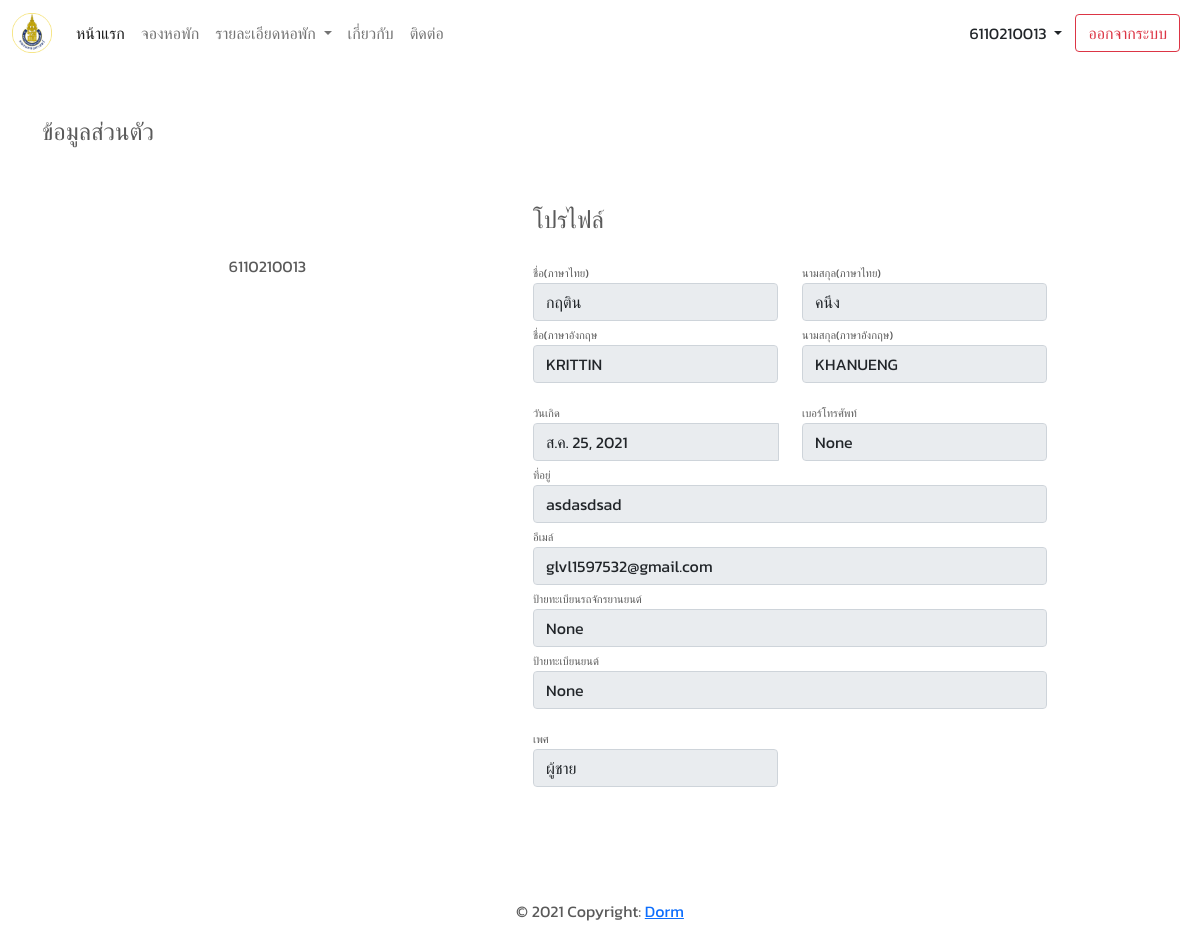
Before: /account/profile/ (signed in) with the older database file.
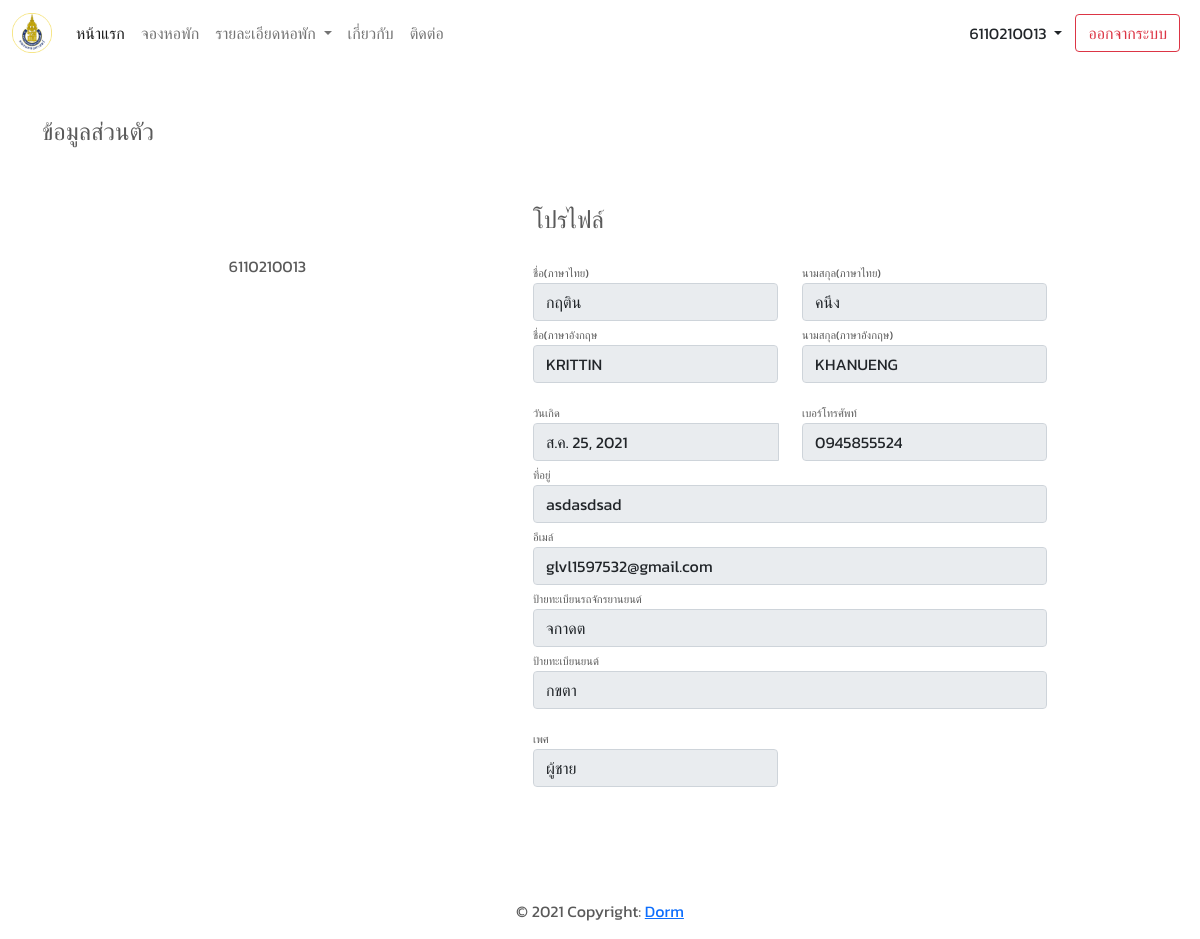
After: the same page with the newer database file.
### account/models.py (models this page shows, shortened)
class Account(models.Model):
    user = models.OneToOneField(
        User, on_delete=models.CASCADE, related_name='account')
    first_name_en = models.CharField(
        verbose_name="ชื่อภาษาอังกฤษ", max_length=100, null=True)
    last_name_en = models.CharField(
        verbose_name="นามสกุลภาษาอังกฤษ", max_length=100, null=True)
    birthday = models.DateField(verbose_name="วันเกิด", null=True)
    address = models.CharField(
        verbose_name="ที่อยู่", max_length=200, null=True)
    phone_number = models.CharField(
        verbose_name='เบอร์โทรศัพท์', max_length=10, null=True, blank=True)
    bank_account_number = models.CharField(
        verbose_name='บัญชีธนาคาร', max_length=20, null=True, blank=True)
    bank_account = models.CharField(
        verbose_name="ธนาคาร", max_length=30, null=True, blank=True)
    bill_number = models.CharField(
        verbose_name="เลขที่บิล", max_length=30, null=True, blank=True)
    motorcycle_registration = models.CharField(verbose_name="ป้ายทะเบียนรถจักรยานยนต์", max_length=15, null=True,
                                               blank=True)
    car_registration = models.CharField(
        verbose_name="ป้ายทะเบียนยนต์", max_length=15, null=True, blank=True)
    gender = models.CharField(verbose_name='เพศ', max_length=7, choices=[('ผู้ชาย', 'ผู้ชาย'), ('ผู้หญิง', 'ผู้หญิง')],
                              null=True,
                              blank=True)
    image_profile = models.ImageField(
        upload_to=path_and_rename, blank=True, null=True)
    image_bill = models.ImageField(
        upload_to=path_upload_bill, blank=True, null=True)
    current_state = models.CharField(verbose_name='สถานะ', max_length=14,
                                     choices=[
                                         ('ไม่มีสิทธิ์จอง', 'ไม่มีสิทธิ์จอง'), ('มีสิทธิ์จอง', 'มีสิทธิ์จอง')],
                                     default='ไม่มีสิทธิ์จอง')
    is_booking_state = models.BooleanField(
        verbose_name="สถานะการจอง", default=False)
    created_at = models.DateTimeField(auto_now_add=True)
    updated_at = models.DateTimeField(auto_now=True)

### account/views.py (the view)
# urls.py: path('profile/', views.ProfileView.as_view(), name='profile'),
class ProfileView(Login_by_PSUPASSPORTView, View):
    def get(self, request):
        account = get_user_account(self, request)
        return render(request, 'account/profile.html', {'account': account})

### account/views.py (called while the page is built)
def get_user_account(self, request):
    user = request.user
    return user.account

### main/context_processors.py (called while the page is built)
def all_dormitory(self):
    dorms = Dormitory.objects.all().values("name")
    return dict(dorms=dorms)

### account/templates/account/profile.html (shortened to what the changed rows need)
{% extends 'base.html' %}
{% load static %}
{%block css_style%}
<link rel="stylesheet" href="{% static "css/profile.css" %}">
{%endblock %}
{% block content %}
{% if account %}
<div class="container rounded bg-white mt-5 mb-5 justify-content-center">
    <fieldset disabled>
        <legend>ข้อมูลส่วนตัว</legend>
        <div class="row">
            <div class="col-md-5 border-right">
                <div class="d-flex flex-column align-items-center text-center p-3 py-5">
                    <span class="font-weight-bold">{{request.user.username}}</span>
                </div>
            </div>
            <div class="col-md-6 border-right">
                <div class="p-3 py-5">
                    <div class="d-flex justify-content-between align-items-center mb-3">
                        <h4 class="text-right">โปรไฟล์</h4>
                    </div>
                    <div class="row mt-2">
                        <div class="col-md-6"><label class="labels">ชื่อ(ภาษาไทย)</label><input type="text"
                                class="form-control" placeholder="first name" value="{{request.user.first_name}}"
                                id="first_name_th"></div>
                        <div class="col-md-6"><label class="labels">นามสกุล(ภาษาไทย)</label><input type="text"
                                class="form-control" value="{{request.user.last_name}}" placeholder="surname"
                                id="last_name_th"></div>
                        <div class="col-md-6"><label class="labels">ชื่อ(ภาษาอังกฤษ</label><input type="text"
                                class="form-control" placeholder="first name" value="{{account.first_name_en | upper}}"
                                id="first_name_en"></div>
                        <div class="col-md-6"><label class="labels">นามสกุล(ภาษาอังกฤษ)</label><input type="text"
                                class="form-control" value="{{account.last_name_en |upper}}" placeholder="surname"
                                id="last_name_en"></div>
                    </div>
                    <div class="row mt-3">
                        <div class="col-md-6">
                            <label class="labels">วันเกิด</label>
                            <div class="input-group date" id="datepicker">
                                <input type="text" class="form-control" placeholder="dd/mm/yyyy"
                                    value="{{account.birthday}}" id="birth_date">
                            </div>
                        </div>
                        <div class="col-md-6">
                            <label class="labels">เบอร์โทรศัพท์</label>
                            <input type="text" class="form-control" placeholder="เบอร์โทรศัพท์"
                                value="{{account.phone_number}}" id="phone_number">
                        </div>
                        <div class="col-md-12"><label class="labels">ที่อยู่</label><input type="text"
                                class="form-control" placeholder="enter address line" value="{{account.address}}"
                                id="address"></div>
                        <div class="col-md-12"><label class="labels">อีเมล์</label><input type="text"
                                class="form-control" placeholder="enter email" value="{{request.user.email}}"
                                id="email"></div>
                        <div class="col-md-12"><label class="labels">ป้ายทะเบียนรถจักรยานยนต์</label><input type="text"
                                class="form-control" placeholder="ป้ายทะเบียนรถจักรยานยนต์"
                                value="{{account.motorcycle_registration}}" id="motorcycle_registration"></div>
                        <div class="col-md-12"><label class="labels">ป้ายทะเบียนยนต์</label><input type="text"
                                class="form-control" placeholder="ป้ายทะเบียนยนต์" value="{{account.car_registration}}"
                                id="car_registration"></div>
                    </div>
                    <div class="row mt-3">
                        <div class="col-md-6"><label class="labels">เพศ</label><input type="text" class="form-control"
                                placeholder="เพศ" value="{{account.gender}}"></div>
                    </div>
                </div>
            </div>
        </div>
    </fieldset>
</div>
{% else %}
<h1 class="text-center text-danger">ไม่มีข้อมูลในขนาดนี้</h1>
{% endif %}
{% endblock %}

Changed rows visible on the page:
changed Account "KRITTIN": phone_number "None" → "0945855524"; motorcycle_registration "None" → "จกาดต"; car_registration "None" → "กขตา"
